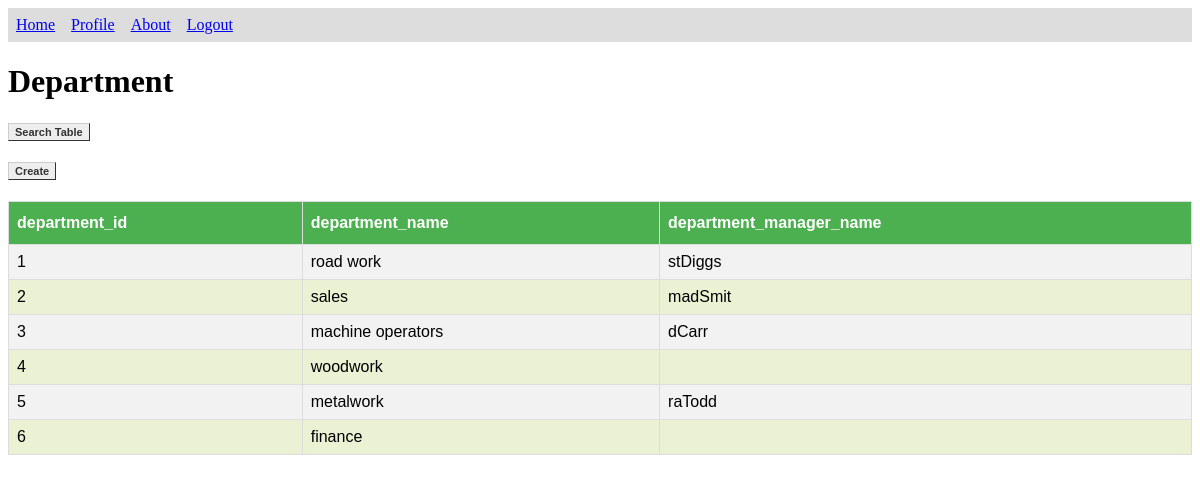
/data_manager/tables/table_view.php?table=department (signed in), run on the app's committed database.
### tables this page shows
CREATE TABLE IF NOT EXISTS department (
	department_id INT NOT NULL UNIQUE AUTO_INCREMENT,
	department_name VARCHAR(40) UNIQUE,
	department_manager_name VARCHAR(40),
	last_updated TIMESTAMP NOT NULL ON UPDATE CURRENT_TIMESTAMP,
	PRIMARY KEY (department_id, department_name)
);

### src/data_manager/php_scripts/search.php (the view, shortened to what this page needs)
<?php
    $admin_rights = $_SESSION["admin"];
    $config = parse_ini_file("../config.ini");
    $servername = $config['servername'];
    $username = $config['username'];
    $password = $config['password'];
    $database = $config['database'];
    $conn = new mysqli($servername, $username, $password, $database);
    $sql = "SHOW COLUMNS FROM " . $table_name;
    $result = $conn->query($sql);
    $column_array = array();
    echo "<table id='table'>";
    echo "<tr id='headers'>";
    while($row = $result->fetch_assoc()) {
        if ($row['Field'] != 'last_updated') {
            if ($row['Field'] != "user_pass" && $row['Field'] != "admin_rights") {
                array_push($column_array, $row['Field']);
                echo "<th>" . $row['Field'] . "</th>";
            }
            else if ($admin_rights) {
                array_push($column_array, $row['Field']);
                echo "<th>" . $row['Field'] . "</th>";
            }
        }
    }
    echo "</tr>";
    $peices = explode(",", $args);
    $myArgs = "";
    $myArgs = $myArgs . $peices[(sizeof($peices) - 1)];
    $sql = "SELECT * FROM " . $table_name;
    if ($args != '') {
        $sql = $sql . " " . $key . " " . $myArgs;
    }
    $result = $conn->query($sql);
    if ($result->num_rows > 0) {
        while($row = $result->fetch_assoc()) {
            echo "<tr id='row'>";
                for ($i = 0; $i < sizeof($column_array); $i++) {
                    echo "<td>" . $row[$column_array[$i]] . "</td>";
                }
            echo "</tr>";
        }
        echo "</table>";
    } else {
        echo "0 results";
    }
?>

### src/styles/website.css (style rules this page uses)
#table { font-family: "Trebuchet MS", Arial, Helvetica, sans-serif; border-collapse: collapse; width: 100%; }
#table td, #table th { border: 1px solid #ddd; padding: 8px; }
#table tr:nth-child(even) { background-color: #f2f2f2; }
#table th { padding-top: 12px; padding-bottom: 12px; text-align: left; background-color: #4CAF50; color: white; }
td { cursor: pointer; }
tr:nth-child(odd) { background-color: #EAF2D3; }
tr:nth-child(even) { background-color: #A7C942; }

### data on the page
department: department "1", department_name "road work", department_manager_name "stDiggs"
department: department "2", department_name "sales", department_manager_name "madSmit"
department: department "3", department_name "machine operators", department_manager_name "dCarr"
department: department "4", department_name "woodwork"
department: department "5", department_name "metalwork", department_manager_name "raTodd"
department: department "6", department_name "finance"

### other printed values
$table_name "Department"
$row['Field'] "department_id"
$row['Field'] "department_name"
$row['Field'] "department_manager_name"
